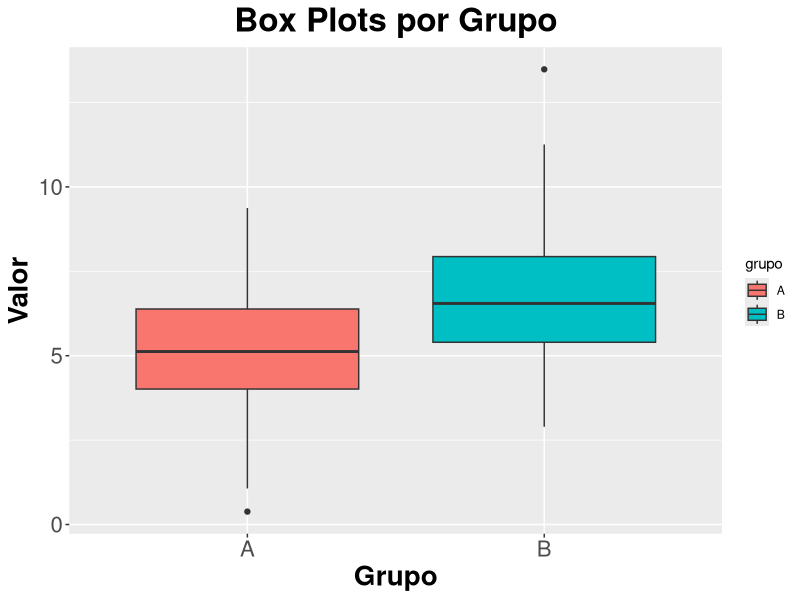

Generate this figure with R:
# Carregar o pacote necessário
library(ggplot2)

# Gerar dados simulados
set.seed(123)
data <- data.frame(
  grupo = rep(c("A", "B"), each = 100),
  valor = c(rnorm(100, mean = 5, sd = 2), rnorm(100, mean = 7, sd = 2))
)

# Criar o gráfico de box plots
ggplot(data, aes(x = grupo, y = valor, fill = grupo)) +
  geom_boxplot() +
  labs(title = "Box Plots por Grupo", x = "Grupo", y = "Valor") +
  theme(
    plot.title = element_text(size = 24, face = "bold", hjust = 0.5),
    axis.title = element_text(size = 20, face = "bold"),
    axis.text = element_text(size = 16)
  )
